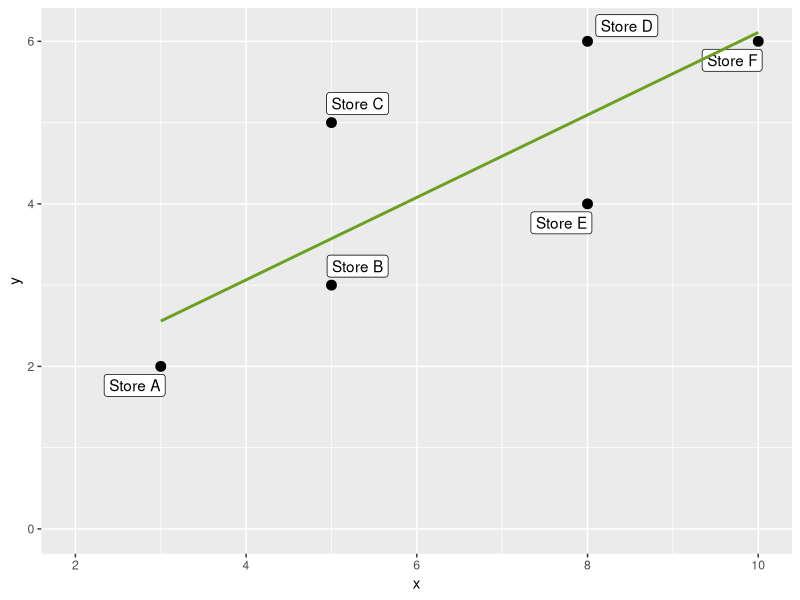
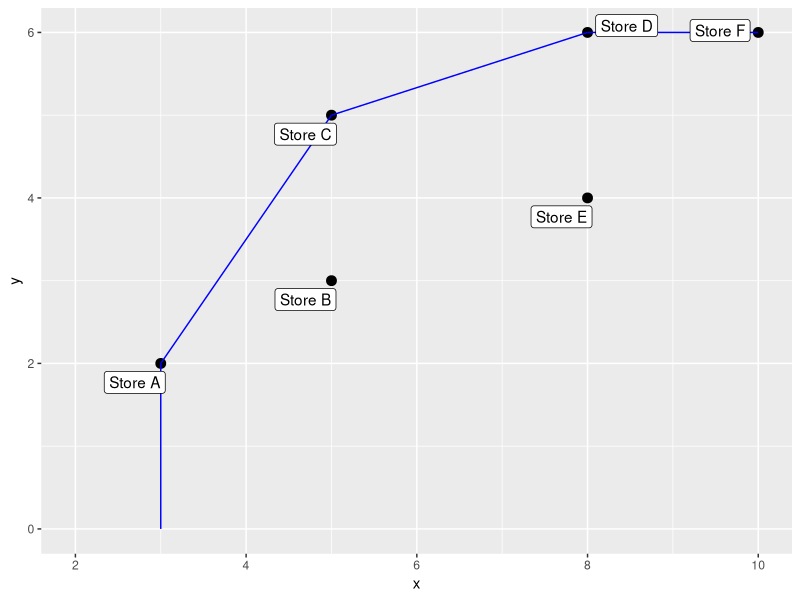

The R script that drew these images, in order:
## ---- chunk 1
library(tidyverse)
Audit <- c("Potential savings", "Broken line", "Data envelopment analysis", "")
Implementation <- c("Infrastructure upgrades","","", "Tao Vanilla benchmarking")
MV <- c("Documenting energy savings", "Broken line", "Data envelopment analysis", "Tao Vanilla Benchmarking")
framework <- tibble(Audit, Implementation, MV)   

## ---- chunk 2
#| echo: false
#| fig-height: 3.5
#| fig-width: 3.5
# Example of DEA plot

library(ggrepel)
x <- c(3,5,5,8,8,10)
y <- c(2,3,5,6,4,6)
units <- c("Store A", "Store B", "Store C", "Store D", "Store E","Store F")

DEA_example <- tibble(units, x, y) 

ggplot(DEA_example, aes(y = y, x = x)) +
        geom_point( hape = 1, size = 3) + 
        expand_limits(x = 2, y = 0) +
  geom_label_repel(aes(label = units),
                  box.padding   = 0.35, 
                  point.padding = -0.5,
                  segment.color = 'grey50') + 
  geom_smooth(method='lm', formula= y~x, se=FALSE, color="#6AA121")


## ---- chunk 3
#| echo: false
#| fig-height: 3.5
#| fig-width: 3.5
# Example of DEA plot

library(ggrepel)
x <- c(3,5,5,8,8,10)
y <- c(2,3,5,6,4,6)
units <- c("Store A", "Store B", "Store C", "Store D", "Store E","Store F")

DEA_example <- tibble(units, x, y) 

ggplot(DEA_example, aes(y = y, x = x)) +
        geom_point( hape = 1, size = 3) + 
        expand_limits(x = 2, y = 0) +
  annotate(geom = "segment", x = 3, y = 0, xend = 3, yend = 2, colour = "blue") +
  annotate(geom = "segment", x = 3, y = 2, xend = 5, yend = 5, colour = "blue") +
  annotate(geom = "segment", x = 5, y = 5, xend = 8, yend = 6, colour = "blue") +
  annotate(geom = "segment", x = 10, y = 6, xend = 8, yend = 6, colour = "blue") + 
  geom_label_repel(aes(label = units),
                  box.padding   = 0.35, 
                  point.padding = -0.5,
                  segment.color = 'grey50') 


